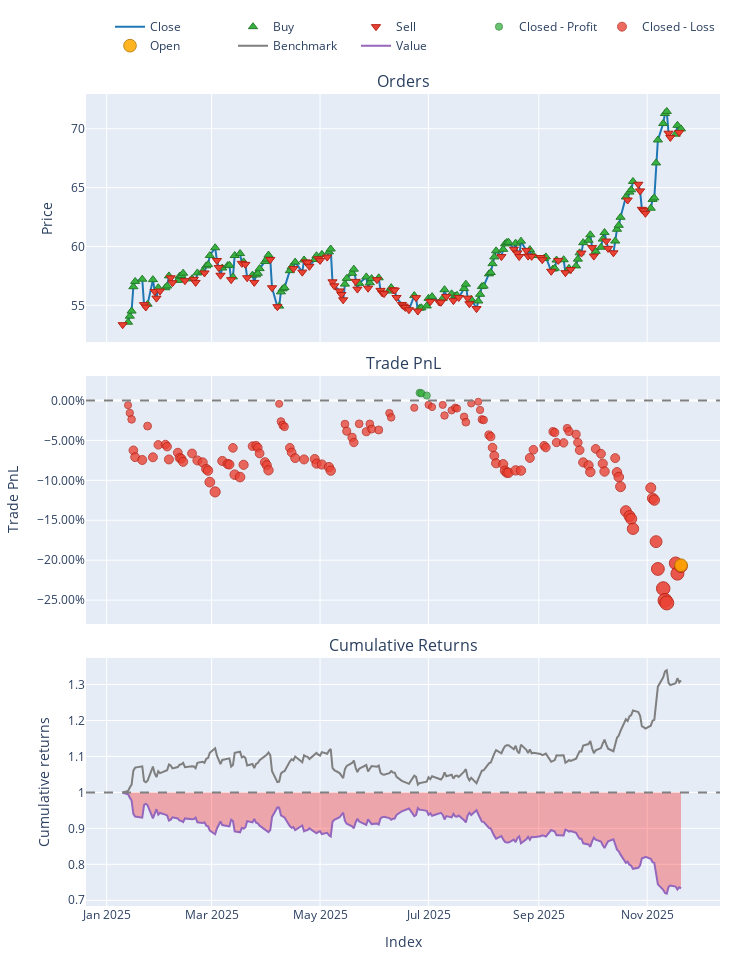

This figure's notebook cell:
### Markdown cell above
#### BKH - NO

### Code cell
stock_symbol = "BKH"
# 2. Load Data
try:
    # ensuring your path is correct
    data = pd.read_csv(f'data/processed/{stock_symbol}_processed_2022.csv')
    if 'Date' in data.columns:
        data['Date'] = pd.to_datetime(data['Date'])
        data.set_index('Date', inplace=True)
    print("Data loaded successfully.")
except FileNotFoundError:
    print("Error: Data file not found. Check path.")
    sys.exit()

# 3. Split Train/Test
split_idx = int(len(data) * 0.7)
train_df = data.iloc[:split_idx]
test_df = data.iloc[split_idx:]

# --- TRAINING PHASE ---
print("Training PPO Agent...")

# Initialize Trainer (Pass config if needed, or defaults)
trainer = ModelTrainerRL(config['reinforcement_learning'])
env_params = config['reinforcement_learning']['environment']

# Create Training Environment
env_train = TradingEnvRL(
    train_df, 
    initial_balance=env_params.get('initial_balance', 10000),
    commission=env_params.get('commission', 0.001),
    lookback_window=env_params.get('lookback_window', 30),
    reward_func='profit'
)

# Train and Save
# This automatically handles the VecNormalize wrapper creation
result = trainer.train_ppo(env_train) 

# IMPORTANT: Save the model and the normalization stats to disk
# We will reload them for the test phase to ensure consistency
save_path = "models/"
trainer.save_models(save_path)
print("Training Complete. Models saved.")

# --- INFERENCE PHASE (UPDATED) ---
print("Generating Agent Predictions on Test Data...")

# 1. Load the Trained Model
model = PPO.load(os.path.join(save_path, "ppo_model"))

# 2. Create the Test Environment
# Must have the same observation space (columns) as training
env_test = TradingEnvRL(
    test_df, 
    initial_balance=env_params.get('initial_balance', 100000),
    commission=env_params.get('commission', 0.001),
    lookback_window=env_params.get('lookback_window', 30),
    reward_func='profit' 
)

# 3. Wrap it in DummyVecEnv (Required for SB3)
vec_env_test = DummyVecEnv([lambda: env_test])

# 4. Load Normalization Statistics
# This applies the Training Mean/Variance to the Test Data (Crucial!)
norm_path = os.path.join(save_path, f"ppo_vecnormalize_{stock_symbol}.pkl")
if os.path.exists(norm_path):
    vec_env_test = VecNormalize.load(norm_path, vec_env_test)
    vec_env_test.training = False     # Do not update stats on test data
    vec_env_test.norm_reward = False  # Do not normalize rewards for testing
else:
    print("WARNING: Normalization stats not found. Model predictions may be garbage.")

# 5. Run Inference Loop
obs = vec_env_test.reset()
done = [False]  # VecEnv returns done as a list/array
actions = []

while not done[0]:
    # Predict action (obs is now correctly scaled)
    action, _ = model.predict(obs, deterministic=True)
    actions.append(action[0]) # Extract single action
    
    # Step the environment
    obs, _, done, _ = vec_env_test.step(action)

print(f"Generated {len(actions)} actions.")


# --- BACKTESTING PHASE ---
print("Running Backtest...")

backtester = PortfolioBacktesterRL(env_params) 

# Note: 'actions' corresponds to the period [lookback_window : end]
# Ensure your backtester handles this alignment. 
# Usually, passing the full price_data and the lookback_window allows 
# the backtester to slice the prices correctly to match the actions.
portfolio = backtester.run_backtest(
    price_data=test_df['close'], 
    predicted_weights=np.array(actions).flatten(),
    lookback_window=env_params.get('lookback_window', 30)
)

comparison = backtester.compare_with_buy_and_hold_rl()

# Show Metrics
metrics = backtester.get_performance_metrics()
print("\n--- Strategy Performance ---")
for k, v in metrics.items():
    print(f"{k}: {v:.4f}")
    
# Plot
portfolio.plot().show()

### Figure 1 — Plotly figure (JSON) as saved in the notebook; plotly's stock layout.template omitted (floating-point values rounded to 4 significant figures; data arrays with more than 128 entries replaced by an {"elided": "..."} marker saying what was removed)
{"data": [{"legendgroup": "0", "line": {"color": "#1f77b4"}, "name": "Close", "showlegend": true, "type": "scatter", "uid": "e68ed072-c415-45d0-b045-2b35508d3984", "x": {"elided": "218 str values"}, "xaxis": "x", "y": {"elided": "218 float values"}, "yaxis": "y"}, {"customdata": {"elided": "129x3 float values"}, "hovertemplate": "Order Id: %{customdata[0]}<br>Timestamp: %{x}<br>Price: %{y}<br>Size: %{customdata[1]:.6f}<br>Fees: %{customdata[2]:.6f}", "legendgroup": "1", "marker": {"color": "#37B13F", "line": {"color": "rgb(38,123,44)", "width": 1}, "size": 8, "symbol": "triangle-up"}, "mode": "markers", "name": "Buy", "type": "scatter", "uid": "db4658ee-77f7-43b5-9829-277c64728437", "x": {"elided": "129 str values"}, "xaxis": "x", "y": {"elided": "129 float values"}, "yaxis": "y"}, {"customdata": {"elided": "89x3 float values"}, "hovertemplate": "Order Id: %{customdata[0]}<br>Timestamp: %{x}<br>Price: %{y}<br>Size: %{customdata[1]:.6f}<br>Fees: %{customdata[2]:.6f}", "legendgroup": "2", "marker": {"color": "#EA4335", "line": {"color": "rgb(181,31,18)", "width": 1}, "size": 8, "symbol": "triangle-down"}, "mode": "markers", "name": "Sell", "type": "scatter", "uid": "15b803a1-8859-46c0-9e4c-ae087af93201", "x": ["2025-01-10T00:00:00-05:00", "2025-01-22T00:00:00-05:00", "2025-01-23T00:00:00-05:00", "2025-01-28T00:00:00-05:00", "2025-01-29T00:00:00-05:00", "2025-01-31T00:00:00-05:00", "2025-02-06T00:00:00-05:00", "2025-02-07T00:00:00-05:00", "2025-02-14T00:00:00-05:00", "2025-02-19T00:00:00-05:00", "2025-02-20T00:00:00-05:00", "2025-02-25T00:00:00-05:00", "2025-03-04T00:00:00-05:00", "2025-03-05T00:00:00-05:00", "2025-03-06T00:00:00-05:00", "2025-03-12T00:00:00-04:00", "2025-03-18T00:00:00-04:00", "2025-03-20T00:00:00-04:00", "2025-03-21T00:00:00-04:00", "2025-03-25T00:00:00-04:00", "2025-04-03T00:00:00-04:00", "2025-04-04T00:00:00-04:00", "2025-04-07T00:00:00-04:00", "2025-04-16T00:00:00-04:00", "2025-04-21T00:00:00-04:00", "2025-04-23T00:00:00-04:00", "2025-04-24T00:00:00-04:00", "2025-04-25T00:00:00-04:00", "2025-04-30T00:00:00-04:00", "2025-05-01T00:00:00-04:00", "2025-05-05T00:00:00-04:00", "2025-05-08T00:00:00-04:00", "2025-05-09T00:00:00-04:00", "2025-05-12T00:00:00-04:00", "2025-05-13T00:00:00-04:00", "2025-05-14T00:00:00-04:00", "2025-05-21T00:00:00-04:00", "2025-05-22T00:00:00-04:00", "2025-05-28T00:00:00-04:00", "2025-06-02T00:00:00-04:00", "2025-06-04T00:00:00-04:00", "2025-06-05T00:00:00-04:00", "2025-06-06T00:00:00-04:00", "2025-06-11T00:00:00-04:00", "2025-06-12T00:00:00-04:00", "2025-06-13T00:00:00-04:00", "2025-06-16T00:00:00-04:00", "2025-06-17T00:00:00-04:00", "2025-06-18T00:00:00-04:00", "2025-06-20T00:00:00-04:00", "2025-06-24T00:00:00-04:00", "2025-06-25T00:00:00-04:00", "2025-07-02T00:00:00-04:00", "2025-07-07T00:00:00-04:00", "2025-07-08T00:00:00-04:00", "2025-07-11T00:00:00-04:00", "2025-07-15T00:00:00-04:00", "2025-07-18T00:00:00-04:00", "2025-07-23T00:00:00-04:00", "2025-07-24T00:00:00-04:00", "2025-07-28T00:00:00-04:00", "2025-08-11T00:00:00-04:00", "2025-08-18T00:00:00-04:00", "2025-08-20T00:00:00-04:00", "2025-08-21T00:00:00-04:00", "2025-08-25T00:00:00-04:00", "2025-08-26T00:00:00-04:00", "2025-08-28T00:00:00-04:00", "2025-09-02T00:00:00-04:00", "2025-09-03T00:00:00-04:00", "2025-09-08T00:00:00-04:00", "2025-09-12T00:00:00-04:00", "2025-09-16T00:00:00-04:00", "2025-09-19T00:00:00-04:00", "2025-09-25T00:00:00-04:00", "2025-10-01T00:00:00-04:00", "2025-10-02T00:00:00-04:00", "2025-10-09T00:00:00-04:00", "2025-10-10T00:00:00-04:00", "2025-10-13T00:00:00-04:00", "2025-10-21T00:00:00-04:00", "2025-10-27T00:00:00-04:00", "2025-10-28T00:00:00-04:00", "2025-10-29T00:00:00-04:00", "2025-10-30T00:00:00-04:00", "2025-10-31T00:00:00-04:00", "2025-11-13T00:00:00-05:00", "2025-11-14T00:00:00-05:00", "2025-11-19T00:00:00-05:00"], "xaxis": "x", "y": [53.36, 55.06, 54.86, 56.17, 55.61, 56.22, 57.34, 56.92, 57.1, 57.21, 56.95, 57.75, 58.81, 58.22, 57.56, 57.18, 58.57, 58.48, 57.35, 56.95, 58.89, 56.49, 54.89, 58.12, 57.82, 58.69, 58.62, 58.31, 58.96, 58.82, 59.1, 57.0, 56.66, 56.22, 55.92, 55.47, 57.03, 56.38, 56.46, 57.18, 56.27, 56.06, 56.0, 56.32, 56.29, 55.66, 55.08, 54.94, 54.82, 54.63, 55.65, 54.52, 55.32, 55.28, 55.26, 55.76, 55.4, 55.66, 55.61, 55.13, 54.72, 59.14, 59.77, 59.45, 59.14, 59.67, 59.18, 59.16, 59.06, 58.88, 57.89, 58.82, 57.78, 58.04, 59.44, 59.91, 59.18, 60.46, 59.84, 59.46, 63.95, 65.28, 64.72, 63.15, 63.03, 62.82, 69.62, 69.26, 69.69], "yaxis": "y"}, {"customdata": [[62.0, 0.0, 8.282, 0.009489], [63.0, 0.0, 0.9329, 0.008958], [64.0, 0.0, 3.362, 0.006126]], "hovertemplate": "Exit Trade Id: %{customdata[0]}<br>Position Id: %{customdata[1]}<br>Exit Timestamp: %{x}<br>PnL: %{customdata[2]:.6f}<br>Return: %{customdata[3]:.2%}", "legendgroup": "3", "marker": {"color": "#37B13F", "line": {"color": "rgb(38,123,44)", "width": 1}, "opacity": [0.7547, 0.7544, 0.7527], "size": [7.218, 7.203, 7.124], "symbol": "circle"}, "mode": "markers", "name": "Closed - Profit", "type": "scatter", "uid": "ace0fff8-cfc0-4b7a-b53d-480a4c5efc42", "x": ["2025-06-26T00:00:00-04:00", "2025-06-27T00:00:00-04:00", "2025-06-30T00:00:00-04:00"], "xaxis": "x2", "y": [0.009489, 0.008958, 0.006126], "yaxis": "y2"}, {"customdata": {"elided": "126x4 float values"}, "hovertemplate": "Exit Trade Id: %{customdata[0]}<br>Position Id: %{customdata[1]}<br>Exit Timestamp: %{x}<br>PnL: %{customdata[2]:.6f}<br>Return: %{customdata[3]:.2%}", "legendgroup": "4", "marker": {"color": "#EA4335", "line": {"color": "rgb(181,31,18)", "width": 1}, "opacity": [0.7526, 0.7583, 0.7632, 0.7863, 0.7913, 0.7934, 0.7681, 0.7914, 0.7822, 0.7819, 0.7835, 0.793, 0.788, 0.7919, 0.7925, 0.7948, 0.7886, 0.7937, 0.7953, 0.8002, 0.8014, 0.8099, 0.8172, 0.7941, 0.7964, 0.7968, 0.7844, 0.8044, 0.8062, 0.797, 0.7831, 0.7827, 0.7842, 0.7885, 0.7951, 0.7973, 0.8011, 0.7516, 0.7647, 0.7675, 0.7686, 0.7843, 0.7878, 0.792, 0.793, 0.7927, 0.7961, 0.7968, 0.7987, 0.8014, 0.7667, 0.7719, 0.7766, 0.7804, 0.7664, 0.7723, 0.7666, 0.7704, 0.771, 0.7585, 0.7617, 0.7545, 0.7523, 0.7539, 0.7524, 0.7603, 0.7564, 0.7544, 0.755, 0.7612, 0.7652, 0.7513, 0.75, 0.7561, 0.7632, 0.7636, 0.7748, 0.776, 0.7842, 0.7903, 0.7959, 0.7965, 0.8015, 0.8028, 0.803, 0.8012, 0.8013, 0.7919, 0.7858, 0.7827, 0.7841, 0.7723, 0.773, 0.7804, 0.7807, 0.7698, 0.7721, 0.7743, 0.7804, 0.7861, 0.7952, 0.7974, 0.8024, 0.7851, 0.7888, 0.7961, 0.802, 0.792, 0.8026, 0.8061, 0.8133, 0.8315, 0.8352, 0.8373, 0.8447, 0.8142, 0.822, 0.8233, 0.8543, 0.8747, 0.8892, 0.8981, 0.9, 0.8704, 0.8782, 0.8726], "size": [7.12, 7.389, 7.614, 8.692, 8.927, 9.026, 7.846, 8.932, 8.5, 8.487, 8.561, 9.008, 8.772, 8.955, 8.985, 9.089, 8.8, 9.042, 9.112, 9.342, 9.397, 9.797, 10.14, 9.059, 9.164, 9.184, 8.604, 9.537, 9.621, 9.194, 8.545, 8.527, 8.596, 8.798, 9.104, 9.208, 9.386, 7.072, 7.687, 7.815, 7.869, 8.601, 8.763, 8.961, 9.007, 8.992, 9.154, 9.184, 9.274, 9.396, 7.778, 8.023, 8.24, 8.417, 7.767, 8.043, 7.773, 7.95, 7.982, 7.397, 7.544, 7.209, 7.109, 7.183, 7.11, 7.479, 7.298, 7.205, 7.234, 7.524, 7.711, 7.059, 7.0, 7.285, 7.615, 7.635, 8.156, 8.215, 8.594, 8.88, 9.14, 9.171, 9.402, 9.466, 9.471, 9.389, 9.396, 8.956, 8.67, 8.528, 8.592, 8.039, 8.073, 8.418, 8.431, 7.925, 8.034, 8.133, 8.418, 8.684, 9.11, 9.213, 9.444, 8.639, 8.81, 9.153, 9.427, 8.961, 9.454, 9.62, 9.956, 10.8, 10.98, 11.07, 11.42, 9.996, 10.36, 10.42, 11.87, 12.82, 13.5, 13.91, 14.0, 12.62, 12.98, 12.72], "symbol": "circle"}, "mode": "markers", "name": "Closed - Loss", "type": "scatter", "uid": "1534254d-1e03-40ca-b0cf-844e0107a67e", "x": ["2025-01-13T00:00:00-05:00", "2025-01-14T00:00:00-05:00", "2025-01-15T00:00:00-05:00", "2025-01-16T00:00:00-05:00", "2025-01-17T00:00:00-05:00", "2025-01-21T00:00:00-05:00", "2025-01-24T00:00:00-05:00", "2025-01-27T00:00:00-05:00", "2025-01-30T00:00:00-05:00", "2025-02-03T00:00:00-05:00", "2025-02-04T00:00:00-05:00", "2025-02-05T00:00:00-05:00", "2025-02-10T00:00:00-05:00", "2025-02-11T00:00:00-05:00", "2025-02-12T00:00:00-05:00", "2025-02-13T00:00:00-05:00", "2025-02-18T00:00:00-05:00", "2025-02-21T00:00:00-05:00", "2025-02-24T00:00:00-05:00", "2025-02-26T00:00:00-05:00", "2025-02-27T00:00:00-05:00", "2025-02-28T00:00:00-05:00", "2025-03-03T00:00:00-05:00", "2025-03-07T00:00:00-05:00", "2025-03-10T00:00:00-04:00", "2025-03-11T00:00:00-04:00", "2025-03-13T00:00:00-04:00", "2025-03-14T00:00:00-04:00", "2025-03-17T00:00:00-04:00", "2025-03-19T00:00:00-04:00", "2025-03-24T00:00:00-04:00", "2025-03-26T00:00:00-04:00", "2025-03-27T00:00:00-04:00", "2025-03-28T00:00:00-04:00", "2025-03-31T00:00:00-04:00", "2025-04-01T00:00:00-04:00", "2025-04-02T00:00:00-04:00", "2025-04-08T00:00:00-04:00", "2025-04-09T00:00:00-04:00", "2025-04-10T00:00:00-04:00", "2025-04-11T00:00:00-04:00", "2025-04-14T00:00:00-04:00", "2025-04-15T00:00:00-04:00", "2025-04-17T00:00:00-04:00", "2025-04-22T00:00:00-04:00", "2025-04-28T00:00:00-04:00", "2025-04-29T00:00:00-04:00", "2025-05-02T00:00:00-04:00", "2025-05-06T00:00:00-04:00", "2025-05-07T00:00:00-04:00", "2025-05-15T00:00:00-04:00", "2025-05-16T00:00:00-04:00", "2025-05-19T00:00:00-04:00", "2025-05-20T00:00:00-04:00", "2025-05-23T00:00:00-04:00", "2025-05-27T00:00:00-04:00", "2025-05-29T00:00:00-04:00", "2025-05-30T00:00:00-04:00", "2025-06-03T00:00:00-04:00", "2025-06-09T00:00:00-04:00", "2025-06-10T00:00:00-04:00", "2025-06-23T00:00:00-04:00", "2025-07-01T00:00:00-04:00", "2025-07-03T00:00:00-04:00", "2025-07-09T00:00:00-04:00", "2025-07-10T00:00:00-04:00", "2025-07-14T00:00:00-04:00", "2025-07-16T00:00:00-04:00", "2025-07-17T00:00:00-04:00", "2025-07-21T00:00:00-04:00", "2025-07-22T00:00:00-04:00", "2025-07-25T00:00:00-04:00", "2025-07-29T00:00:00-04:00", "2025-07-30T00:00:00-04:00", "2025-07-31T00:00:00-04:00", "2025-08-01T00:00:00-04:00", "2025-08-04T00:00:00-04:00", "2025-08-05T00:00:00-04:00", "2025-08-06T00:00:00-04:00", "2025-08-07T00:00:00-04:00", "2025-08-08T00:00:00-04:00", "2025-08-12T00:00:00-04:00", "2025-08-13T00:00:00-04:00", "2025-08-14T00:00:00-04:00", "2025-08-15T00:00:00-04:00", "2025-08-19T00:00:00-04:00", "2025-08-22T00:00:00-04:00", "2025-08-27T00:00:00-04:00", "2025-08-29T00:00:00-04:00", "2025-09-04T00:00:00-04:00", "2025-09-05T00:00:00-04:00", "2025-09-09T00:00:00-04:00", "2025-09-10T00:00:00-04:00", "2025-09-11T00:00:00-04:00", "2025-09-15T00:00:00-04:00", "2025-09-17T00:00:00-04:00", "2025-09-18T00:00:00-04:00", "2025-09-22T00:00:00-04:00", "2025-09-23T00:00:00-04:00", "2025-09-24T00:00:00-04:00", "2025-09-26T00:00:00-04:00", "2025-09-29T00:00:00-04:00", "2025-09-30T00:00:00-04:00", "2025-10-03T00:00:00-04:00", "2025-10-06T00:00:00-04:00", "2025-10-07T00:00:00-04:00", "2025-10-08T00:00:00-04:00", "2025-10-14T00:00:00-04:00", "2025-10-15T00:00:00-04:00", "2025-10-16T00:00:00-04:00", "2025-10-17T00:00:00-04:00", "2025-10-20T00:00:00-04:00", "2025-10-22T00:00:00-04:00", "2025-10-23T00:00:00-04:00", "2025-10-24T00:00:00-04:00", "2025-11-03T00:00:00-05:00", "2025-11-04T00:00:00-05:00", "2025-11-05T00:00:00-05:00", "2025-11-06T00:00:00-05:00", "2025-11-07T00:00:00-05:00", "2025-11-10T00:00:00-05:00", "2025-11-11T00:00:00-05:00", "2025-11-12T00:00:00-05:00", "2025-11-17T00:00:00-05:00", "2025-11-18T00:00:00-05:00", "2025-11-20T00:00:00-05:00"], "xaxis": "x2", "y": [-0.005951, -0.01565, -0.02373, -0.06252, -0.07096, -0.07455, -0.03209, -0.07114, -0.05563, -0.05513, -0.05781, -0.07388, -0.06539, -0.07199, -0.07306, -0.0768, -0.06639, -0.0751, -0.07762, -0.08589, -0.08787, -0.1023, -0.1145, -0.07574, -0.0795, -0.08021, -0.05937, -0.09292, -0.09596, -0.08058, -0.05722, -0.05659, -0.05907, -0.06635, -0.07735, -0.08108, -0.08747, -0.004253, -0.02636, -0.03095, -0.0329, -0.05924, -0.06508, -0.07218, -0.07387, -0.07331, -0.07912, -0.08021, -0.08346, -0.08786, -0.02965, -0.03845, -0.04626, -0.05264, -0.02924, -0.03915, -0.02945, -0.03582, -0.03696, -0.01592, -0.02123, -0.00916, -0.005555, -0.008223, -0.005605, -0.01888, -0.01237, -0.009013, -0.01007, -0.02048, -0.02721, -0.00378, -0.001647, -0.01191, -0.02377, -0.02448, -0.04325, -0.04537, -0.059, -0.06927, -0.07865, -0.07976, -0.08807, -0.09037, -0.09055, -0.08759, -0.08784, -0.072, -0.06174, -0.05662, -0.05892, -0.03902, -0.04026, -0.05264, -0.05312, -0.03494, -0.03883, -0.04242, -0.05267, -0.06222, -0.07755, -0.08126, -0.08957, -0.06061, -0.06677, -0.0791, -0.08896, -0.07221, -0.08993, -0.09589, -0.108, -0.1385, -0.1447, -0.1482, -0.1607, -0.1094, -0.1225, -0.1247, -0.1768, -0.211, -0.2354, -0.2504, -0.2535, -0.2039, -0.2168, -0.2075], "yaxis": "y2"}, {"customdata": [[129.0, 0.0, -12550.0, -0.2063]], "hovertemplate": "Exit Trade Id: %{customdata[0]}<br>Position Id: %{customdata[1]}<br>Exit Timestamp: %{x}<br>PnL: %{customdata[2]:.6f}<br>Return: %{customdata[3]:.2%}", "legendgroup": "5", "marker": {"color": "#FFAA00", "line": {"color": "rgb(178,118,0)", "width": 1}, "opacity": [0.8719], "size": [12.69], "symbol": "circle"}, "mode": "markers", "name": "Open", "type": "scatter", "uid": "ae6e1ee7-1392-4cb9-9e18-0d7b4b4afe60", "x": ["2025-11-20T00:00:00-05:00"], "xaxis": "x2", "y": [-0.2063], "yaxis": "y2"}, {"legendgroup": "6", "line": {"color": "#7f7f7f"}, "name": "Benchmark", "showlegend": true, "type": "scatter", "uid": "23ab9bb2-61c4-424d-b88f-353e96e61a2b", "x": {"elided": "218 str values"}, "xaxis": "x3", "y": {"elided": "218 float values"}, "yaxis": "y3"}, {"hoverinfo": "skip", "legendgroup": "7", "line": {"color": "rgba(0, 0, 0, 0)", "width": 0}, "opacity": 0, "showlegend": false, "type": "scatter", "uid": "61997275-4999-4d42-bae2-0dad57531a77", "x": {"elided": "218 str values"}, "xaxis": "x3", "y": {"elided": "218 int values"}, "yaxis": "y3"}, {"connectgaps": false, "fill": "tonexty", "fillcolor": "rgba(255, 0, 0, 0.3)", "hoverinfo": "skip", "legendgroup": "7", "line": {"color": "rgba(0, 0, 0, 0)", "width": 0}, "opacity": 0, "showlegend": false, "type": "scatter", "uid": "e7c0662f-2d27-4233-bd1b-66224112b143", "x": {"elided": "218 str values"}, "xaxis": "x3", "y": {"elided": "218 float values"}, "yaxis": "y3"}, {"legendgroup": "8", "line": {"color": "#9467bd"}, "name": "Value", "showlegend": true, "type": "scatter", "uid": "011aa9c1-00ad-4600-9df0-c897be9ef90e", "x": {"elided": "218 str values"}, "xaxis": "x3", "y": {"elided": "218 float values"}, "yaxis": "y3"}, {"hoverinfo": "skip", "legendgroup": "7", "line": {"color": "rgba(0, 0, 0, 0)", "width": 0}, "opacity": 0, "showlegend": false, "type": "scatter", "uid": "7ca5069d-a4bf-43dd-a3ef-cda736c6cb0d", "x": {"elided": "218 str values"}, "xaxis": "x3", "y": {"elided": "218 int values"}, "yaxis": "y3"}], "layout": {"annotations": [{"font": {"size": 16}, "showarrow": false, "text": "Orders", "x": 0.5, "xanchor": "center", "xref": "paper", "y": 1, "yanchor": "bottom", "yref": "paper"}, {"font": {"size": 16}, "showarrow": false, "text": "Trade PnL", "x": 0.5, "xanchor": "center", "xref": "paper", "y": 0.6528, "yanchor": "bottom", "yref": "paper"}, {"font": {"size": 16}, "showarrow": false, "text": "Cumulative Returns", "x": 0.5, "xanchor": "center", "xref": "paper", "y": 0.3056, "yanchor": "bottom", "yref": "paper"}], "height": 960, "legend": {"orientation": "h", "traceorder": "normal", "x": 1, "xanchor": "right", "y": 1.042, "yanchor": "bottom"}, "margin": {"b": 30, "l": 30, "r": 30, "t": 30}, "shapes": [{"line": {"color": "gray", "dash": "dash"}, "type": "line", "x0": 0, "x1": 1, "xref": "paper", "y0": 0, "y1": 0, "yref": "y2"}, {"line": {"color": "gray", "dash": "dash"}, "type": "line", "x0": 0, "x1": 1, "xref": "paper", "y0": 1, "y1": 1, "yref": "y3"}], "showlegend": true, "width": 750, "xaxis": {"anchor": "y", "domain": [0, 1], "matches": "x3", "showticklabels": false}, "xaxis2": {"anchor": "y2", "domain": [0, 1], "matches": "x3", "showticklabels": false}, "xaxis3": {"anchor": "y3", "domain": [0, 1], "title": {"text": "Index"}}, "yaxis": {"anchor": "x", "domain": [0.6944, 1], "title": {"text": "Price"}}, "yaxis2": {"anchor": "x2", "domain": [0.3472, 0.6528], "tickformat": ".2%", "title": {"text": "Trade PnL"}}, "yaxis3": {"anchor": "x3", "domain": [0, 0.3056], "title": {"text": "Cumulative returns"}}}}
